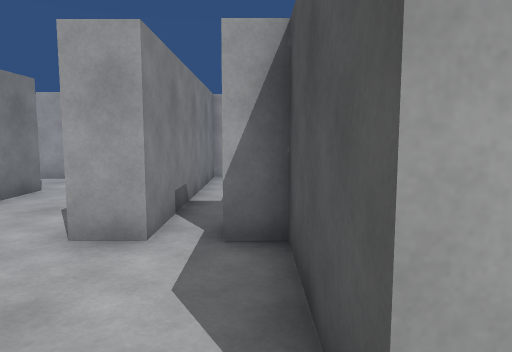
view 1 (above)

21 first-person views from a walk through a Unity game level. The camera is 1.3 m above the floor, tilts 6° down and sees 70° across. The floor is counted in squares, 1 m on a side. Each view is taken from the middle of a square. On the plan, view 1 faces up. The plan holds only what a view shows up to about 15 squares ahead; the rest is blank. The player character is not drawn.

view 2
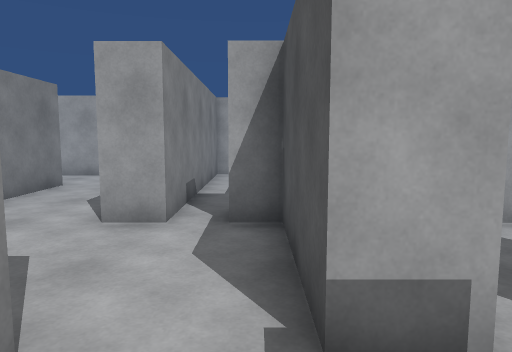

view 3
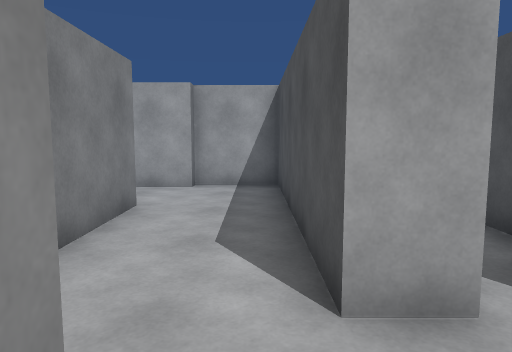

view 4
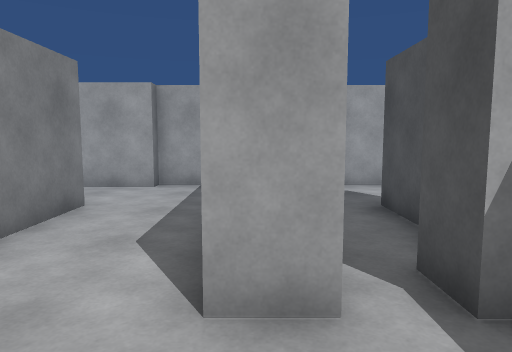

view 5
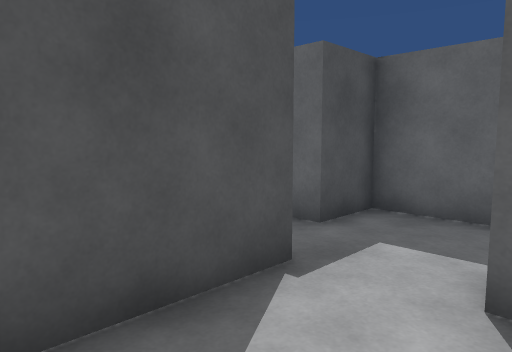

view 6
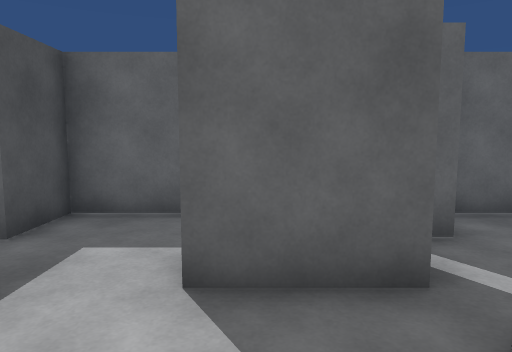

view 7
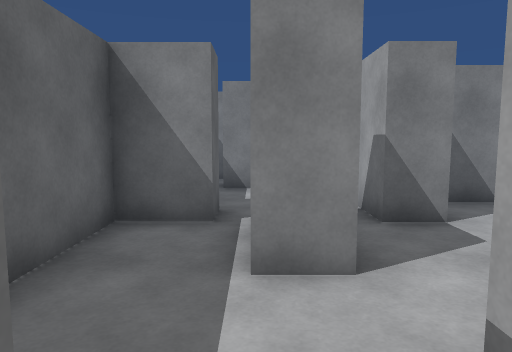

view 8
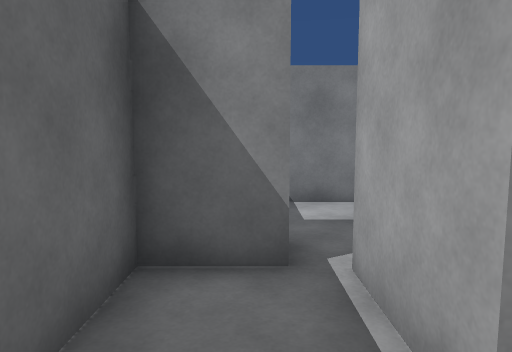

view 9
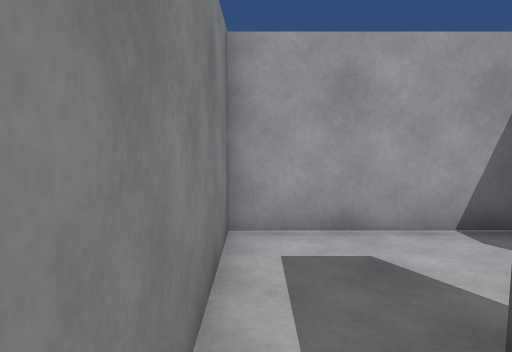

view 10
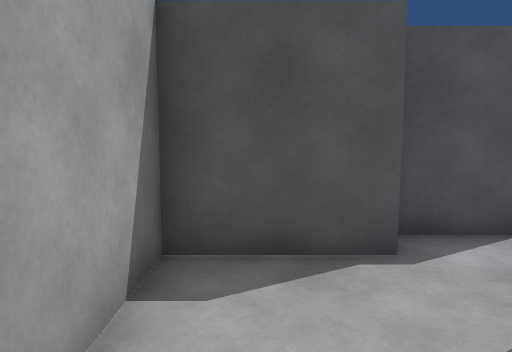

view 11
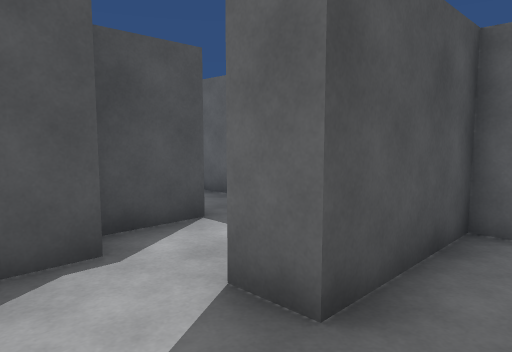

view 12
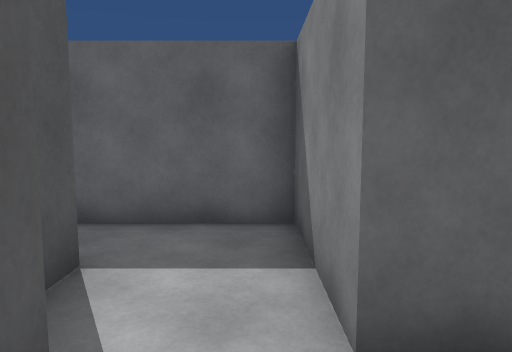

view 13
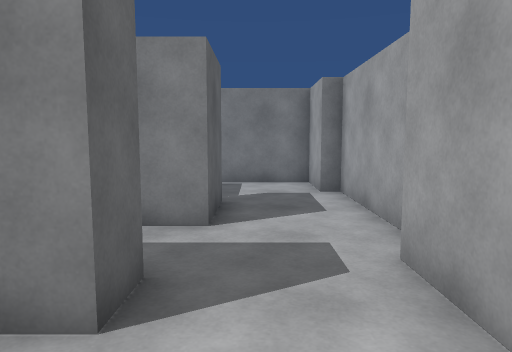

view 14
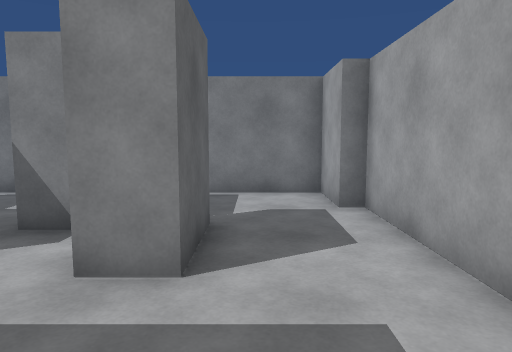

view 15
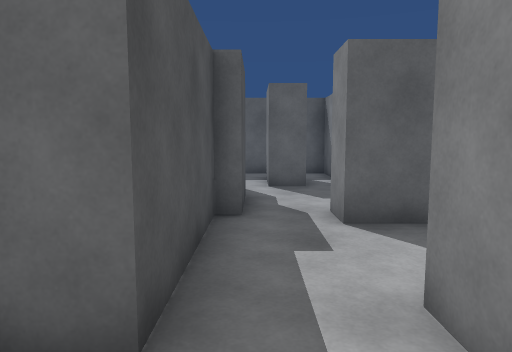

view 16
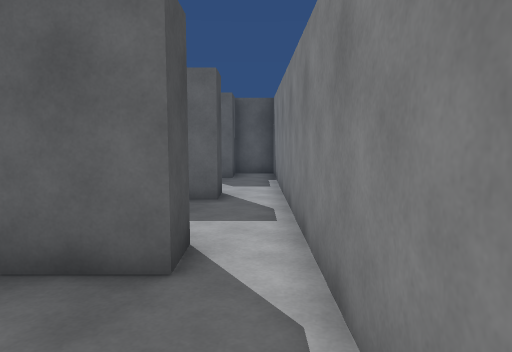

view 17
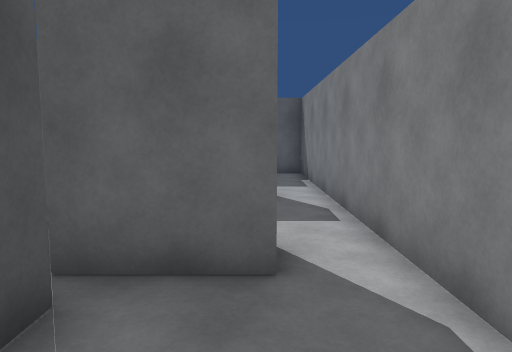

view 18
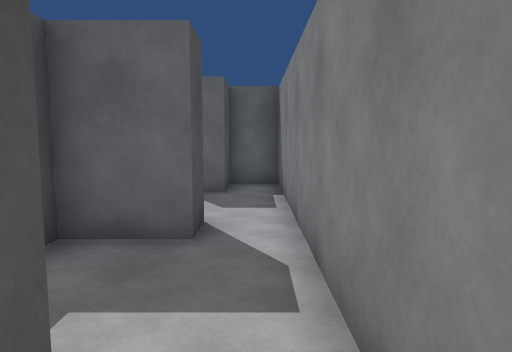

view 19
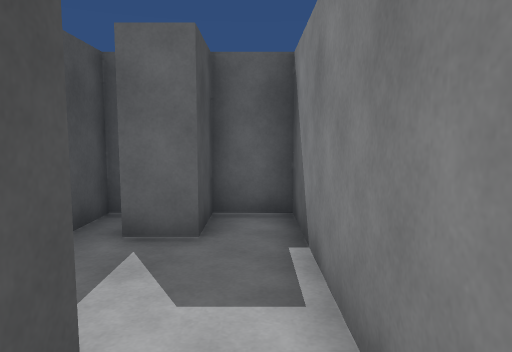

view 20
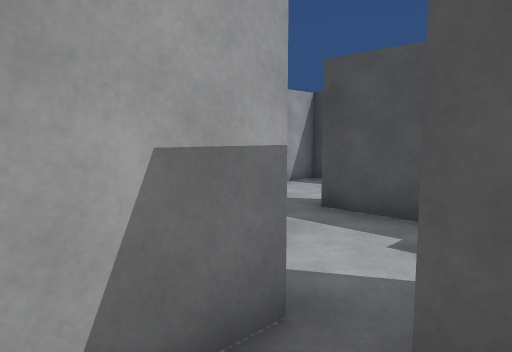

view 21
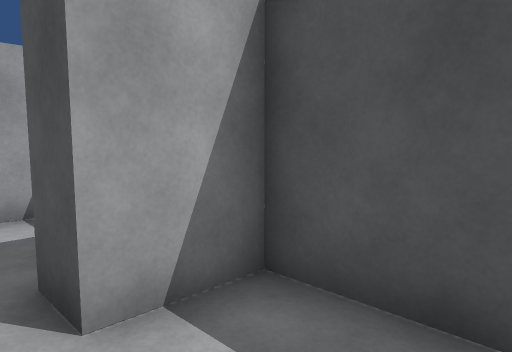

### Floor plan
Ten units are one square. View 1 is at (0, 0); x grows to the right and y downward. Boxes are objects, and circles mark ways between rooms. Rooms are numbered by the first view taken in them; rooms with no view inside come last. Other rooms are left out.
<svg viewBox="-141 -125 191 152">
<path fill="none" stroke="#000" d="M-14 -45 -24 -45 -24 -120 -47 -120M-36 -30 -36 -19M-36 -10 -14 -10 -14 0M-53 -90 -53 -39M15 -11 4 -11 4 -45 -4 -45M-14 0 -36 0M-36 7 -36 22 12 22 12 7M12 7 18 7M29 -94 29 -120 -14 -120 -14 -45M-1 -55 4 -55 4 -90 14 -90 14 -75M38 -74 38 -91M-4 -45 -4 -55M-105 -93 -83 -93 -83 -82M-105 -82 -105 -89M-70 -120 -117 -120M-117 -116 -136 -116 -136 -64M-96 -55 -83 -55M-47 -116 -69 -116M-122 -66 -122 -76 -101 -76 -101 -66M-68 -49 -63 -49 -63 -90 -53 -90M-136 -64 -136 -25M-101 -66 -119 -66M-122 -24 -122 -34 -105 -34 -105 -56M-136 -25 -136 22 -122 22 -122 7 -112 7M-105 22 -105 -24 -122 -24M14 -75 14 -55 34 -55"/>
<circle cx="0" cy="0" r="3" fill="#2a7"/>
<circle cx="10" cy="-5" r="3" fill="#2a7"/>
<circle cx="-10" cy="-50" r="3" fill="#2a7"/>
<circle cx="-55" cy="-105" r="3" fill="#2a7"/>
<circle cx="25" cy="-80" r="3" fill="#2a7"/>
<circle cx="-130" cy="-75" r="3" fill="#2a7"/>
<circle cx="-90" cy="-60" r="3" fill="#2a7"/>
<circle cx="-130" cy="-30" r="3" fill="#2a7"/>
<text x="-30" y="-50">1</text>
<text x="-20" y="10">2</text>
<text x="20" y="-10">3</text>
<text x="0" y="-90">4</text>
<text x="-90" y="-100">5</text>
<text x="-120" y="-50">6</text>
<text x="-120" y="-10">7</text>
<text x="20" y="-70">8</text>
</svg>
Room 1 opens to room 2. Room 1 opens to room 3. Room 1 opens to room 4. Room 1 opens to room 5. Room 4 opens to room 8. Room 5 opens to room 6. Room 6 opens to room 7.

Where each view was taken, in squares from view 1:
view 1: 0 up, 0 right, facing up
view 2: 1 down, 0 right, facing up
view 3: 2 up, 3 left, facing up
view 4: 2 up, 2 left, facing up
view 5: 4 up, 2 left, facing down-right
view 6: 4 up, 2 left, facing down
view 7: 0 up, 2 right, facing left
view 8: 1 down, 0 right, facing left
view 9: 7 up, 1 left, facing up
view 10: 11 up, 1 left, facing right
view 11: 11 up, 1 left, facing down-right
view 12: 11 up, 2 right, facing down
view 13: 10 up, 3 left, facing left
view 14: 10 up, 5 left, facing left
view 15: 11 up, 7 left, facing down
view 16: 11 up, 13 left, facing down
view 17: 11 up, 12 left, facing down
view 18: 8 up, 13 left, facing down
view 19: 4 up, 13 left, facing down
view 20: 5 up, 12 left, facing up-right
view 21: 0 up, 13 left, facing up-right
